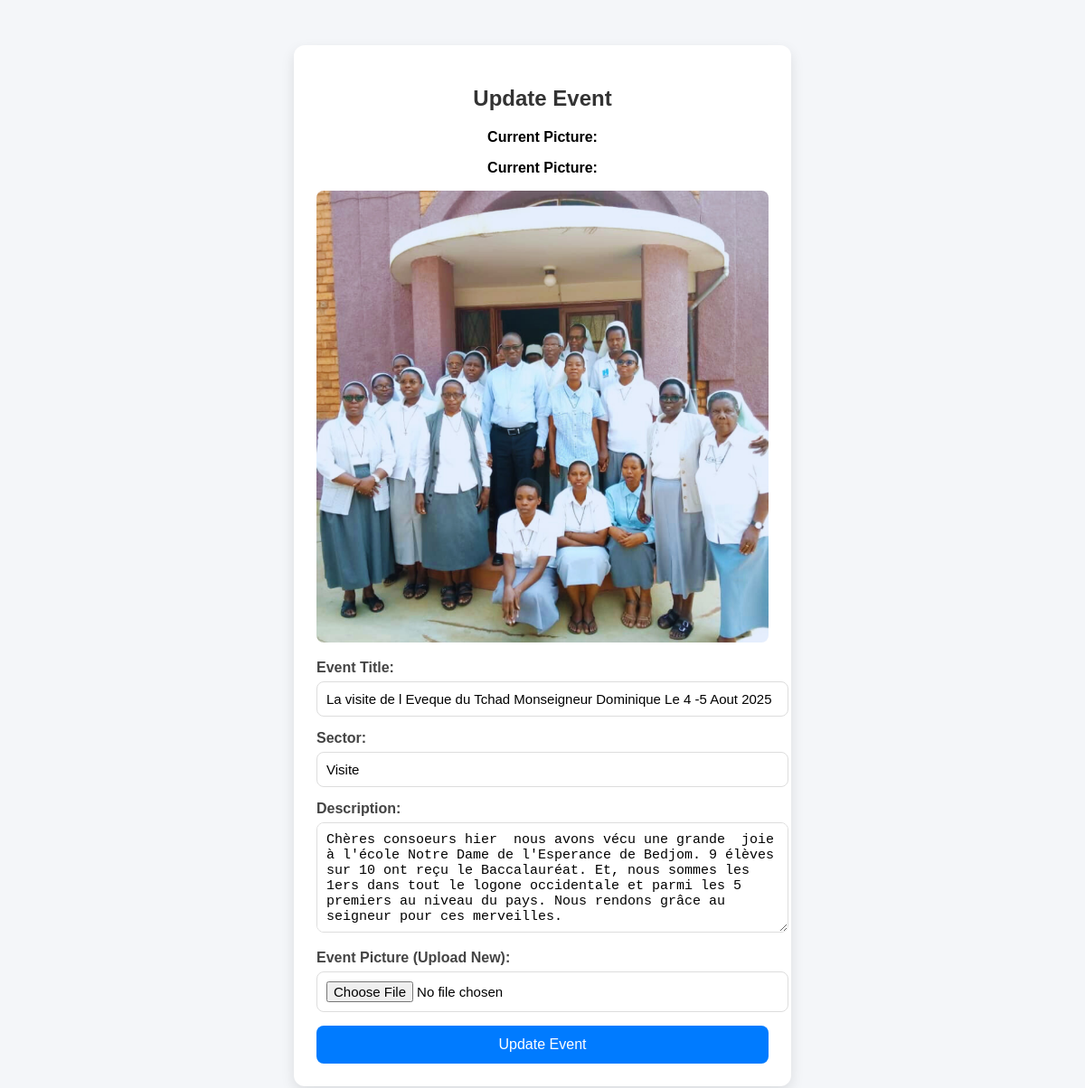
Page /admin/update_event.php?id=6 on the committed database.
### tables this page shows
CREATE TABLE `evnts` (
  `id` int(11) NOT NULL,
  `event_title` varchar(255) NOT NULL,
  `sector_name` varchar(255) NOT NULL,
  `description` text NOT NULL,
  `event_picture` varchar(255) DEFAULT NULL,
  `created_at` timestamp NOT NULL DEFAULT current_timestamp()
);

### admin/update_event.php (the view, shortened to what this page needs)
<?php
include '../admin/config/conn.php';
if (isset($_GET['id'])) {
    $id = intval($_GET['id']);
    $result = $conn->query("SELECT * FROM evnts WHERE id=$id");
    $event = $result->fetch_assoc();
}
?>
<!DOCTYPE html>
<html lang="en">
<head>
</head>
<body>
  <div class="container">
    <h2>Update Event</h2>
    <?php if (!empty($event['event_picture'])): ?>
      <div class="preview">
        <p><strong>Current Picture:</strong></p>
         <?php if (!empty($event['event_picture'])): ?>
      <div class="preview">
        <p><strong>Current Picture:</strong></p>
        <img src="<?php echo 'uploads/' . basename($event['event_picture']); ?>" alt="Event Image">
      </div>
    <?php endif; ?>
      </div>
    <?php endif; ?>
    <form method="POST" action="" enctype="multipart/form-data">
      <label>Event Title:</label>
      <input type="text" name="event_title" value="<?php echo $event['event_title']; ?>" required>
      <label>Sector:</label>
      <input type="text" name="sector_name" value="<?php echo $event['sector_name']; ?>" required>
      <label>Description:</label>
      <textarea name="description" required><?php echo $event['description']; ?></textarea>
      <label>Event Picture (Upload New):</label>
      <input type="file" name="event_picture" accept="image/*">
      <button type="submit" name="update">Update Event</button>
    </form>
  </div>
</body>
</html>

### admin/update_event.php (style rules this page uses)
body { font-family: Arial, sans-serif; background: #f4f6f9; margin: 0; padding: 0; }
.container { max-width: 500px; margin: 50px auto; background: #fff; padding: 25px; border-radius: 12px; box-shadow: 0 6px 15px rgba(0,0,0,0.1); }
h2 { text-align: center; color: #333; margin-bottom: 20px; }
label { font-weight: bold; display: block; margin-bottom: 6px; color: #444; }
input[type="text"], textarea, input[type="file"] { width: 100%; padding: 10px; margin-bottom: 15px; border: 1px solid #ddd; border-radius: 8px; font-size: 15px; outline: none; transition: 0.3s; }
textarea { min-height: 100px; resize: vertical; }
button { width: 100%; padding: 12px; background: #007BFF; border: none; border-radius: 8px; color: #fff; font-size: 16px; cursor: pointer; transition: 0.3s; }
.preview { text-align: center; margin-bottom: 15px; }
.preview img { max-width: 100%; border-radius: 8px; }

### rows in the picture
evnts: event_picture (picture), event_title "La visite de l Eveque du Tchad Monseigneur Dominique Le 4 -5 Aout 2025", sector_name "Visite", description "Chères consoeurs hier nous avons vécu une grande joie à l'école Notre Dame de l'Esperance de Bedjom. 9 élèves sur 10 ont reçu le Baccalauréat. Et, nous sommes les 1ers dans tout le logone occidentale et parmi les 5 premiers au niveau du pays. Nous rendons grâce au seigneur pour ces merveilles."
